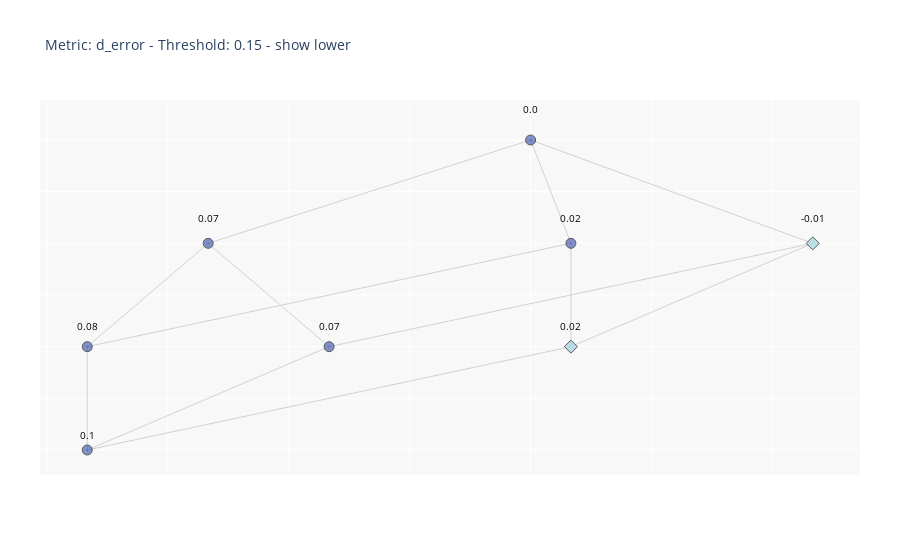

Notebook source saved alongside this figure:
### Markdown cell above
#### Lattice Explorer

### Code cell
top1=list(fp_divergence_ofI.getDivergenceTopK(K=1, th_redundancy=0).keys())[0]
fig1=fp_divergence_ofI.plotLatticeItemset(top1, Th_divergence=0.15, sizeDot="small", getLower=True)

### Figure 1 — Plotly figure (JSON) as saved in the notebook; plotly's stock layout.template omitted (floating-point values rounded to 4 significant figures)
{"data": [{"hoverinfo": "none", "line": {"color": "rgb(210,210,210)", "width": 1}, "mode": "lines", "type": "scatter", "x": [0, -1.333, null, 0, 0.1667, null, 0, 1.167, null, -1.333, -1.833, null, -1.333, -0.8333, null, 0.1667, -1.833, null, 0.1667, 0.1667, null, 1.167, -0.8333, null, 1.167, 0.1667, null, -1.833, -1.833, null, -0.8333, -1.833, null, 0.1667, -1.833, null], "y": [6, 5, null, 6, 5, null, 6, 5, null, 5, 4, null, 5, 4, null, 5, 4, null, 5, 4, null, 5, 4, null, 5, 4, null, 4, 3, null, 4, 3, null, 4, 3, null]}, {"hoverinfo": "text", "marker": {"color": "#ff6666", "line": {"color": "rgb(50,50,50)", "width": 1}, "size": 10, "symbol": "square"}, "mode": "markers", "name": "Metric: d_error - Threshold: 0.15 - show lower", "opacity": 0.8, "text": [], "type": "scatter", "x": [], "y": []}, {"hoverinfo": "text", "marker": {"color": "lightblue", "line": {"color": "rgb(50,50,50)", "width": 1}, "size": 10, "symbol": "diamond"}, "mode": "markers", "name": "Metric: d_error - Threshold: 0.15 - show lower", "opacity": 0.8, "text": ["length_of_stay=<week", "length_of_stay=<week, race=African-American"], "type": "scatter", "x": [1.167, 0.1667], "y": [5, 4]}, {"hoverinfo": "text", "marker": {"color": "#6175c1", "line": {"color": "rgb(50,50,50)", "width": 1}, "size": 10, "symbol": "circle-dot"}, "mode": "markers", "name": "Metric: d_error - Threshold: 0.15 - show lower", "opacity": 0.8, "text": ["", "age_cat=Less than 25", "race=African-American", "age_cat=Less than 25, race=African-American", "age_cat=Less than 25, length_of_stay=<week", "age_cat=Less than 25, length_of_stay=<week, race=African-American"], "type": "scatter", "x": [0, -1.333, 0.1667, -1.833, -0.8333, -1.833], "y": [6, 5, 5, 4, 4, 3]}], "layout": {"annotations": [{"font": {"color": "rgb(0,0,0)", "size": 10}, "showarrow": false, "text": "0.0", "x": 0, "xref": "x", "y": 6.3, "yref": "y"}, {"font": {"color": "rgb(0,0,0)", "size": 10}, "showarrow": false, "text": "0.07", "x": -1.333, "xref": "x", "y": 5.25, "yref": "y"}, {"font": {"color": "rgb(0,0,0)", "size": 10}, "showarrow": false, "text": "0.02", "x": 0.1667, "xref": "x", "y": 5.25, "yref": "y"}, {"font": {"color": "rgb(0,0,0)", "size": 10}, "showarrow": false, "text": "-0.01", "x": 1.167, "xref": "x", "y": 5.25, "yref": "y"}, {"font": {"color": "rgb(0,0,0)", "size": 10}, "showarrow": false, "text": "0.08", "x": -1.833, "xref": "x", "y": 4.2, "yref": "y"}, {"font": {"color": "rgb(0,0,0)", "size": 10}, "showarrow": false, "text": "0.07", "x": -0.8333, "xref": "x", "y": 4.2, "yref": "y"}, {"font": {"color": "rgb(0,0,0)", "size": 10}, "showarrow": false, "text": "0.02", "x": 0.1667, "xref": "x", "y": 4.2, "yref": "y"}, {"font": {"color": "rgb(0,0,0)", "size": 10}, "showarrow": false, "text": "0.1", "x": -1.833, "xref": "x", "y": 3.15, "yref": "y"}], "font": {"size": 10}, "hovermode": "closest", "margin": {"b": 85, "l": 40, "r": 40, "t": 100}, "plot_bgcolor": "rgb(248,248,248)", "showlegend": false, "title": {"text": "Metric: d_error - Threshold: 0.15 - show lower"}, "xaxis": {"showline": false, "showticklabels": false, "zeroline": false}, "yaxis": {"showline": false, "showticklabels": false, "zeroline": false}}}
